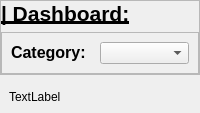
         <widget class="QWidget" name="Dashboard">
          <layout class="QVBoxLayout" name="verticalLayout_25">
           <property name="leftMargin">
            <number>0</number>
           </property>
           <property name="topMargin">
            <number>0</number>
           </property>
           <property name="rightMargin">
            <number>0</number>
           </property>
           <property name="bottomMargin">
            <number>0</number>
           </property>
           <item alignment="Qt::AlignTop">
            <widget class="QFrame" name="UpperDashboardFrame">
             <property name="frameShape">
              <enum>QFrame::StyledPanel</enum>
             </property>
             <property name="frameShadow">
              <enum>QFrame::Raised</enum>
             </property>
             <layout class="QVBoxLayout" name="verticalLayout_40">
              <property name="leftMargin">
               <number>0</number>
              </property>
              <property name="topMargin">
               <number>0</number>
              </property>
              <property name="rightMargin">
               <number>0</number>
              </property>
              <property name="bottomMargin">
               <number>0</number>
              </property>
              <item>
               <widget class="QLabelThemed" name="label_19">
                <property name="text">
                 <string>&lt;html&gt;&lt;head/&gt;&lt;body&gt;&lt;p&gt;&lt;span style=" font-size:16pt; font-weight:700; text-decoration: underline;"&gt;| Dashboard:&lt;/span&gt;&lt;/p&gt;&lt;/body&gt;&lt;/html&gt;</string>
                </property>
               </widget>
              </item>
              <item>
               <widget class="QFrame" name="CategorySelectorFrame">
                <property name="frameShape">
                 <enum>QFrame::StyledPanel</enum>
                </property>
                <property name="frameShadow">
                 <enum>QFrame::Raised</enum>
                </property>
                <layout class="QHBoxLayout" name="horizontalLayout_16">
                 <property name="spacing">
                  <number>0</number>
                 </property>
                 <item alignment="Qt::AlignLeft">
                  <widget class="QLabelThemed" name="label_21">
                   <property name="text">
                    <string>&lt;html&gt;&lt;head/&gt;&lt;body&gt;&lt;p&gt;&lt;span style=" font-size:12pt; font-weight:700;"&gt;Category:&lt;/span&gt;&lt;/p&gt;&lt;/body&gt;&lt;/html&gt;</string>
                   </property>
                  </widget>
                 </item>
                 <item>
                  <widget class="QComboBox" name="DashboardCategorySelector" />
                 </item>
                </layout>
               </widget>
              </item>
             </layout>
            </widget>
           </item>
           <item>
            <widget class="QWidget" name="MainDashboardWidget" native="true">
             <property name="sizePolicy">
              <sizepolicy hsizetype="Preferred" vsizetype="Expanding">
               <horstretch>0</horstretch>
               <verstretch>0</verstretch>
              </sizepolicy>
             </property>
             <layout class="QVBoxLayout" name="verticalLayout_39">
              <item>
               <widget class="QLabelThemed" name="label_20">
                <property name="text">
                 <string>TextLabel</string>
                </property>
               </widget>
              </item>
             </layout>
            </widget>
           </item>
          </layout>
         </widget>
